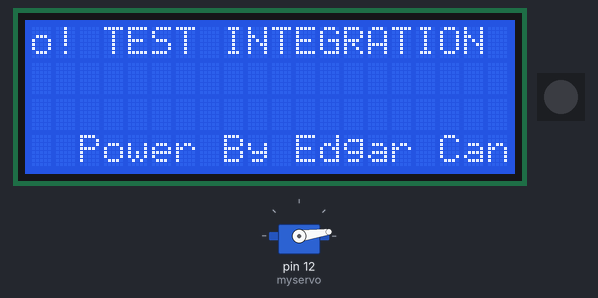
Bench run of a sketch on a simulated Arduino Uno, built with avr-gcc and run on an emulated ATmega328P. Shown: servo, 20×4 character LCD, 1 RGB LEDs in strip order, left to right. Dim RGB values are drawn brighter than linear.

Above: at 0.25 s.
At 6.1 s:
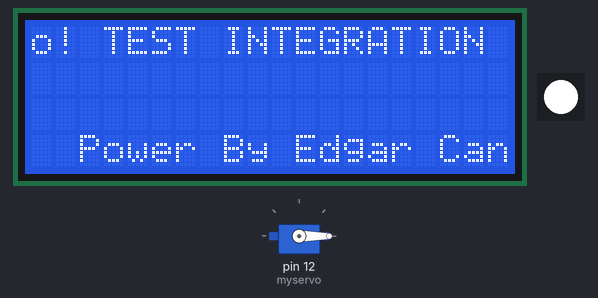
At 7.6 s:
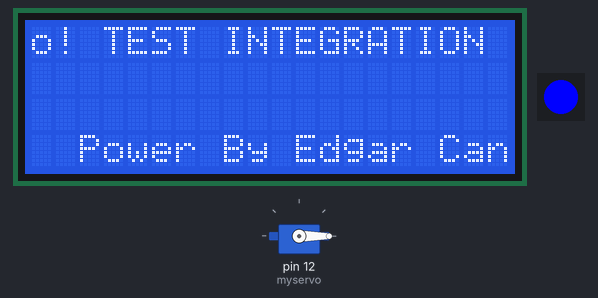
At 9.1 s:
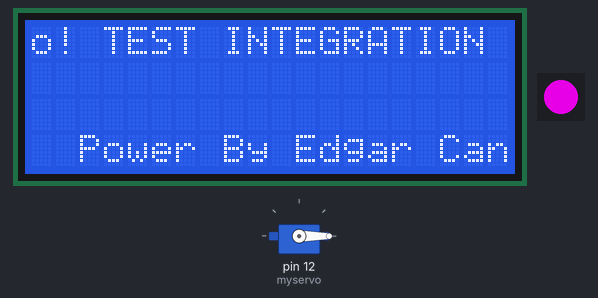
Timing chart, 0 to 40.0 s (numbered marks = the images above):
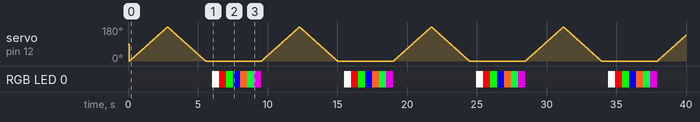

The sketch:

Servo_LCD_LED.ino
```cpp
/*
  Autor: Edgar Cano
  Rev: 10/04/2024
*/
#include <Wire.h>
#include <LiquidCrystal_I2C.h>
#include <Servo.h>
#include <Adafruit_NeoPixel.h>

LiquidCrystal_I2C lcd(0x27,20,4);  // set the LCD address to 0x27 for a 16 chars and 2 line display
Servo myservo;  // create servo object to control a servo
Adafruit_NeoPixel LED = Adafruit_NeoPixel(1,2, NEO_GRB + NEO_KHZ800);  // 1 LED y Pin 2 del Arduino es salida de datos

int pos = 0;    // variable to store the servo position
int retardo = 500;
void setup() {
  myservo.attach(12);  // attaches the servo on pin 9 to the servo object
  lcd.init();
  lcd.backlight();
  lcd.setCursor(3,0);
  lcd.print("TEST INTEGRATION");
  lcd.setCursor(2,3);
  lcd.print("Power By Edgar Cano!");
  LED.begin();       // inicializacion de la tira
  LED.setBrightness(255); // Brillo de los LEDs
  LED.show();
}

void loop() {
  for (pos = 0; pos <= 180; pos += 1) { // goes from 0 degrees to 180 degrees
    // in steps of 1 degree
    myservo.write(pos);              // tell servo to go to position in variable 'pos'
    delay(15);                       // waits 15ms for the servo to reach the position
  }
  for (pos = 180; pos >= 0; pos -= 1) { // goes from 180 degrees to 0 degrees
    myservo.write(pos);              // tell servo to go to position in variable 'pos'
    delay(15);                       // waits 15ms for the servo to reach the position
  }
  LED.setPixelColor(0, 255, 255, 255); delay(retardo);LED.show();// BLANCO
  LED.setPixelColor(0, 255, 0, 0);     delay(retardo);LED.show();// ROJO
  LED.setPixelColor(0, 0, 255, 0);     delay(retardo);LED.show();// VERDE
  LED.setPixelColor(0, 0, 0, 255);     delay(retardo);LED.show(); // AZUL
  LED.setPixelColor(0, 255, 100, 31);  delay(retardo);LED.show();// AMARILLO
  LED.setPixelColor(0, 0, 255, 60);    delay(retardo);LED.show();// CYAN
  LED.setPixelColor(0, 180, 0, 180);   delay(retardo);LED.show();// VIOLETA
  LED.setPixelColor(0, 0, 0, 0);   delay(retardo);LED.show();// off
}
```

Measured:
- by itself, RGB LED 0: repeats every 9.5 s: RGB(255, 0, 0) 0.50 s, RGB(0, 255, 0) 0.50 s, RGB(0, 0, 255) 0.50 s, RGB(255, 100, 31) 0.50 s, RGB(0, 255, 60) 0.50 s, RGB(180, 0, 180) 0.50 s, off 6.0 s, RGB(255, 255, 255) 0.50 s
- what the display in image 1 shows lasts 0.5 s, from 6.1 s to 6.6 s
